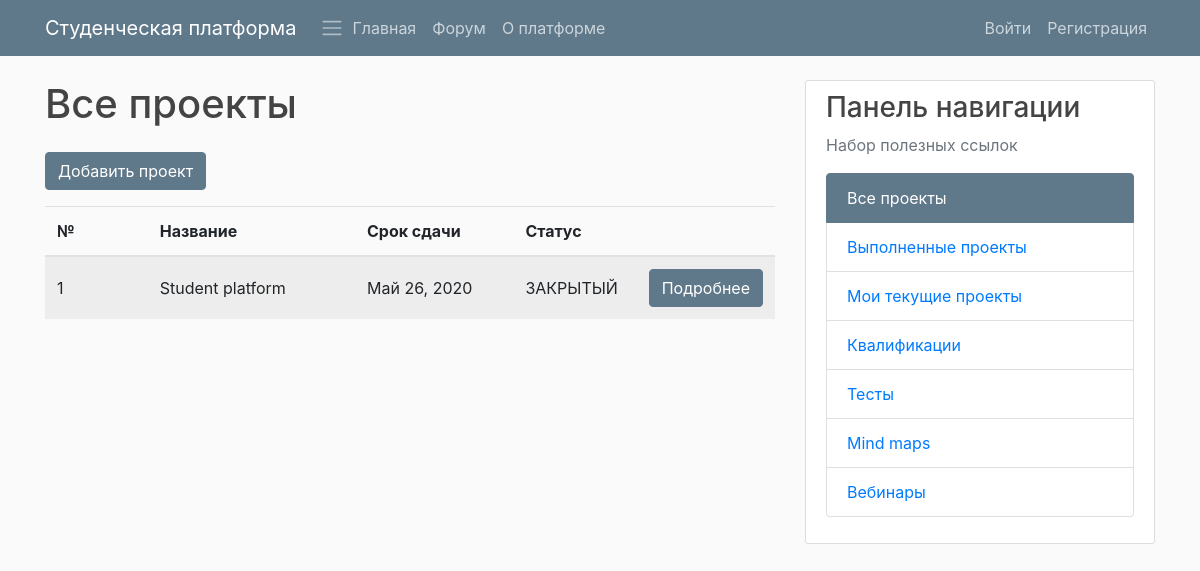
The app's page /platform/projects/all/, older data.
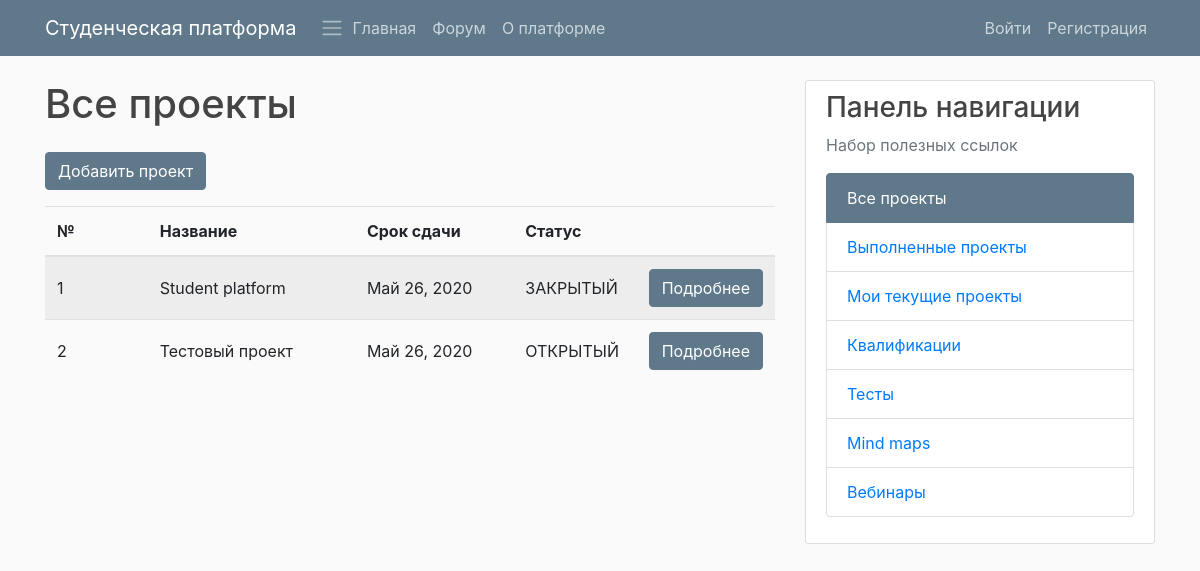
The same page, newer data.
### PlatformApp/models.py (models this page shows, shortened)
class StudyProject(models.Model):
    STATUS_READY = 'ЗАКРЫТЫЙ'
    STATUS_NOT_READY = 'ОТКРЫТЫЙ'
    STATUS_CHOISES = (
        (STATUS_READY, 'Закрытый'),
        (STATUS_NOT_READY, 'Открытый'),
    )
    title = models.CharField(max_length=100, verbose_name='Название')
    description = models.TextField(verbose_name='Описание', blank=True)
    customer = models.ForeignKey(
        User, on_delete=models.DO_NOTHING, related_name='project_customer', verbose_name='Заказчик', blank=True)
    executor = models.ForeignKey(
        User, on_delete=models.DO_NOTHING, null=True, related_name='project_executor', verbose_name='Исполнитель', blank=True)
    date_created = models.DateTimeField(
        default=timezone.now, verbose_name='Дата создания')
    date_deadline = models.DateTimeField(
        default=timezone.now, verbose_name='Срок выполения')
    author = models.ForeignKey(
        User, on_delete=models.DO_NOTHING, related_name='project_author', verbose_name='Создатель проекта')
    attached_file = models.FileField(
        upload_to='proj_files', null=True, verbose_name='Прикрепленные файлы', blank=True)
    status = models.CharField(
        max_length=100, choices=STATUS_CHOISES, default=STATUS_NOT_READY, verbose_name='Статус')

### PlatformApp/views.py (the view)
# urls.py: path("projects/all/", platfrom_views.StudyProjectListView.as_view(),
class StudyProjectListView(ListView):
    model = StudyProject
    def get_context_data(self, **kwargs):
        context = super().get_context_data(**kwargs)
        return context

### PlatformApp/templatetags/templatetagname.py (called while the page is built)
@register.filter(name='has_group')
def has_group(user, group_name):
    group = Group.objects.get(name=group_name)
    return True if group in user.groups.all() else False

### PlatformApp/templates/PlatformApp/studyproject_list.html (shortened to what this page needs)
{% extends "PlatformApp/base.html" %}
{% block content %}
{% load templatetagname %}
<h1>Все проекты</h1>
<div class="table-responsive pt-3">
    <div class="form-group">
        <form>
            <button class="btn btn-info" formaction="{% url 'project-new' %}">Добавить проект</button>
        </form>
    </div>
    <table class="table table-hover table-striped">
        {% if request.user|has_group:"Teacher" or request.user|has_group:"Admin" %}
        <colgroup>
            <col span="1" style="width: 13%;">
            <col span="1" style="width: 28%;">
            <col span="1" style="width: 21%;">
            <col span="1" style="width: 15%;">
            <col span="1" style="width: 12%;">
            {% if request.user|has_group:"Teacher" or request.user|has_group:"Admin" %}
            <col span="1" style="width: 11%;">
            {% endif %}
        </colgroup>
        {% else %}
        <colgroup>
            <col span="1" style="width: 15%;">
            <col span="1" style="width: 30%;">
            <col span="1" style="width: 23%;">
            <col span="1" style="width: 17%;">
            <col span="1" style="width: 15%;">
        </colgroup>
        {% endif %}
        <thead class="">
            <tr>
                <th scope="col" class="align-middle">№</th>
                <th scope="col" class="align-middle">Название</th>
                <th scope="col" class="align-middle">Срок сдачи</th>
                <th scope="col" class="align-middle">Статус</th>
                <th scope="col" class="align-middle"></th>
            </tr>
        </thead>
        <tbody class="">
            {% for object in object_list %}
            <tr>
                <td scope="row" class="align-middle">{{ object.id }}</td>
                <td class="align-middle">{{ object.title }}</td>
                <td class="align-middle">{{ object.date_deadline|date:"F d, Y" }}</td>
                <td class="align-middle">{{ object.status }}</td>
                <td class="align-middle">
                    <a class="btn btn-info" href="{% url 'project-detail' pk=object.pk %}">Подробнее</a>
                </td>
            </tr>
            {% endfor %}
        </tbody>
    </table>
</div>
{% endblock content %}
{% block right_panel %}
<div class="list-group">
    <a class="list-group-item active" href="{% url 'project-all' %}">
        Все проекты
    </a>
    <a class="list-group-item" href="{% url 'project-done' %}">
        Выполненные проекты
    </a>
    <a class="list-group-item" href="{% url 'project-mine' %}">
        Мои текущие проекты
    </a>
    <a class="list-group-item" href="{% url 'qualifications' %}">
        Квалификации
    </a>
    <a class="list-group-item" href="{% url 'quiz_index' %}">
        Тесты
    </a>
    <a class="list-group-item" href="#">
        Mind maps
    </a>
    <a class="list-group-item" href="{% url 'webinar-test' %}">
        Вебинары
    </a>
</div>
{% endblock right_panel %}

Row changes from the older to the newer data that the page shows:
added StudyProject: id "2", title "Тестовый проект", date_deadline "Май 26, 2020", status "ОТКРЫТЫЙ"
